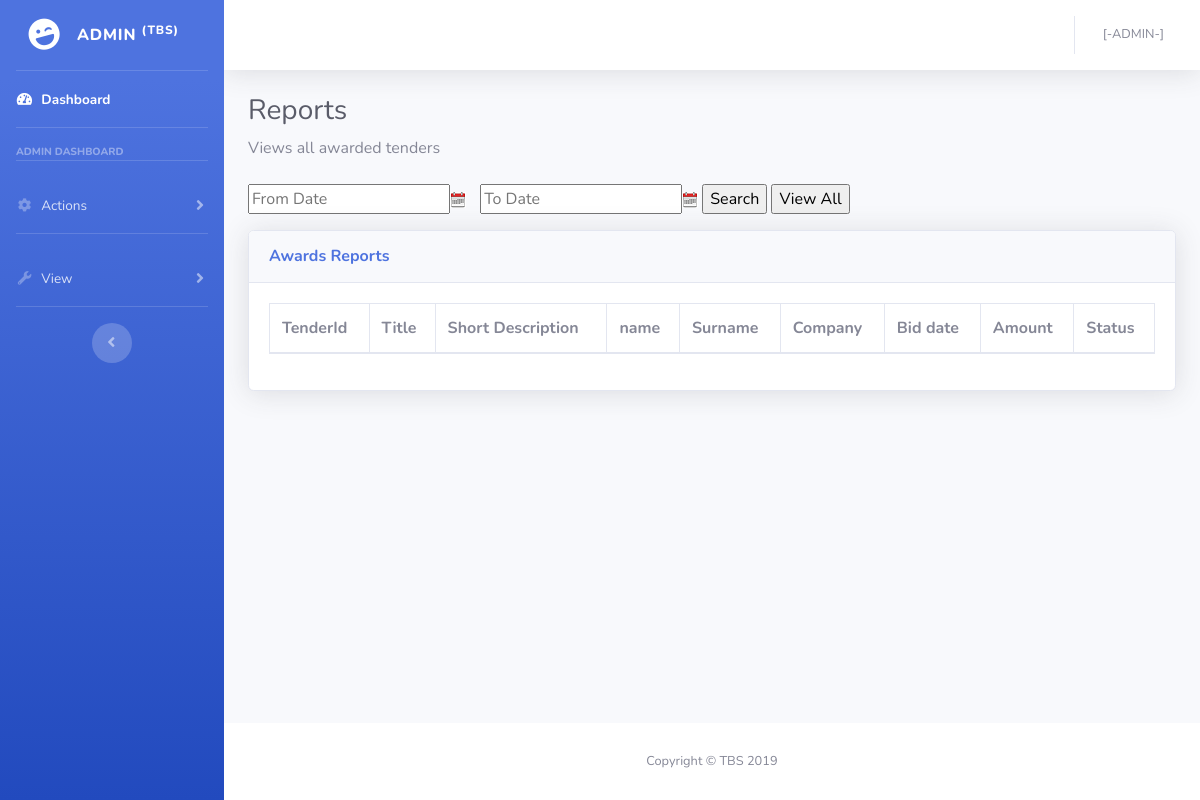
/stats.php, run on an earlier commit of the app's database.
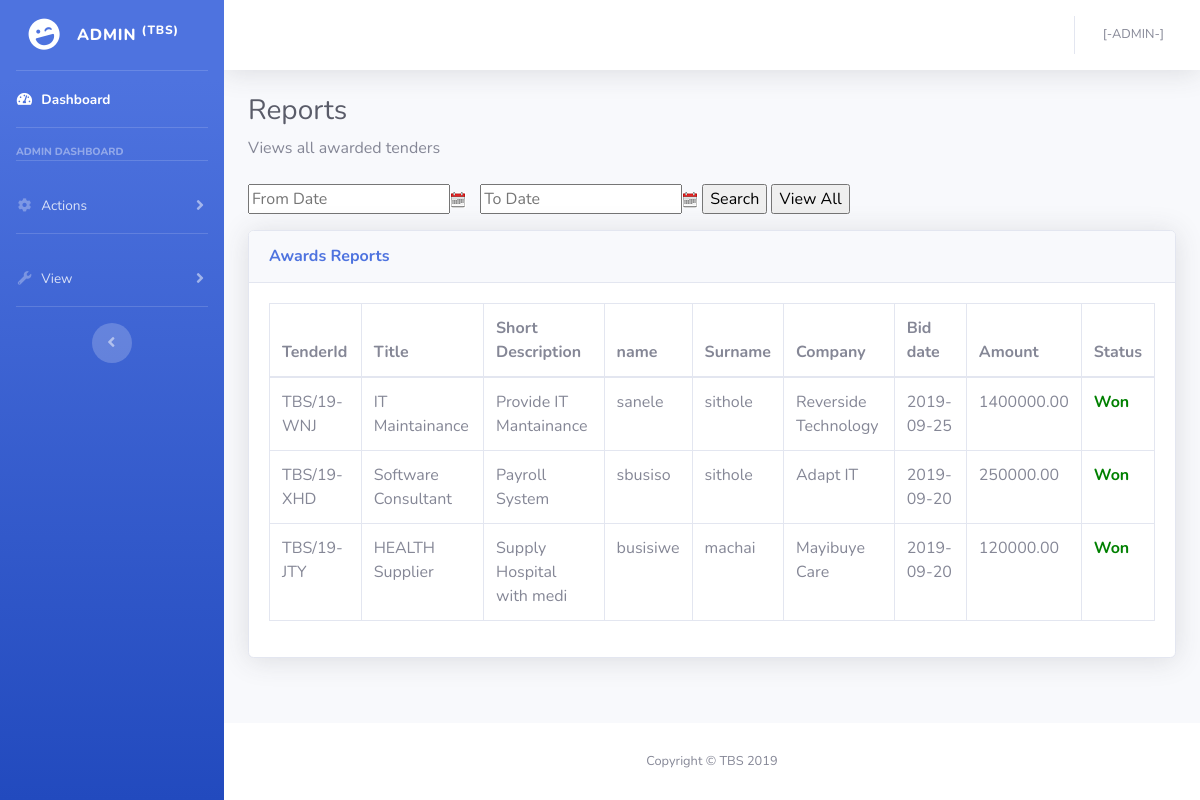
And on a later commit of the database.
### tables this page shows
CREATE TABLE `bid` (
  `bid_no` int(10) NOT NULL,
  `bid_date` varchar(10) NOT NULL,
  `amount` double(10,2) NOT NULL,
  `status` varchar(10) NOT NULL,
  `bidder_id` int(10) NOT NULL,
  `tender_no` varchar(15) NOT NULL
);

CREATE TABLE `tender` (
  `tenderId` varchar(15) NOT NULL,
  `tender_title` varchar(20) NOT NULL,
  `short_description` varchar(50) NOT NULL,
  `full_description` varchar(300) NOT NULL,
  `category` varchar(50) NOT NULL,
  `due_date` varchar(10) NOT NULL,
  `min_budget` double(10,2) NOT NULL,
  `max_budget` double(10,2) NOT NULL,
  `admin_id` int(10) NOT NULL
);

CREATE TABLE `bidder` (
  `id` int(10) NOT NULL,
  `name` varchar(20) NOT NULL,
  `surname` varchar(20) NOT NULL,
  `id_num` bigint(13) NOT NULL,
  `gender` varchar(6) NOT NULL,
  `company` varchar(25) NOT NULL,
  `industry` varchar(30) NOT NULL,
  `email` varchar(30) NOT NULL,
  `contact_no` bigint(10) NOT NULL,
  `user_id` int(10) NOT NULL
);

### stats.php (the view, shortened to what this page needs)
<?php
include("connection.php");
$username = $_SESSION['username'];
?>
<?php
  $post_at = "";
	$post_at_to_date = "";
	$queryCondition = "";
	$sql = "SELECT u.name,u.surname,u.company,b.bid_date,b.amount,b.status,t.tenderId,t.tender_title,t.short_description from bidder u,bid b,tender t WHERE u.id = b.bidder_id AND t.tenderId = b.tender_no AND b.status = 'Won' " . $queryCondition . " ORDER BY b.bid_date desc";
	$result = mysqli_query($con,$sql);
?>
<!DOCTYPE html>
<html lang="en">
<head>
  <link href="vendor/fontawesome-free/css/all.min.css" rel="stylesheet" type="text/css">
  <link href="css/sb-admin-2.min.css" rel="stylesheet">
	<link rel="stylesheet" href="http://code.jquery.com/ui/1.11.4/themes/smoothness/jquery-ui.css">
</head>
<body id="page-top">
  <div id="wrapper">
    <ul class="navbar-nav bg-gradient-primary sidebar sidebar-dark accordion" id="accordionSidebar">
      <a class="sidebar-brand d-flex align-items-center justify-content-center" href="adminReports.php">
        <div class="sidebar-brand-icon rotate-n-15">
          <i class="fas fa-laugh-wink"></i>
        </div>
        <div class="sidebar-brand-text mx-3">ADMIN <sup>(TBS)</sup></div>
      </a>
      <hr class="sidebar-divider my-0">
      <li class="nav-item active">
        <a class="nav-link" href="adminReports.php">
          <i class="fas fa-fw fa-tachometer-alt"></i>
          <span>Dashboard</span></a>
      </li>
      <hr class="sidebar-divider">
      <div class="sidebar-heading">
       Admin Dashboard
      </div>
      <hr class="sidebar-divider">
      <li class="nav-item">
        <a class="nav-link collapsed" href="#" data-toggle="collapse" data-target="#collapseTwo" aria-expanded="true" aria-controls="collapseTwo">
          <i class="fas fa-fw fa-cog"></i>
          <span>Actions</span>
        </a>
      </li>
  <hr class="sidebar-divider">
      <li class="nav-item">
        <a class="nav-link collapsed" href="#" data-toggle="collapse" data-target="#collapseUtilities" aria-expanded="true" aria-controls="collapseUtilities">
          <i class="fas fa-fw fa-wrench"></i>
          <span>View</span>
        </a>
      </li>
      <hr class="sidebar-divider d-none d-md-block">
      <div class="text-center d-none d-md-inline">
        <button class="rounded-circle border-0" id="sidebarToggle"></button>
      </div>
    </ul>
    <div id="content-wrapper" class="d-flex flex-column">
      <div id="content">
        <nav class="navbar navbar-expand navbar-light bg-white topbar mb-4 static-top shadow">
          <ul class="navbar-nav ml-auto">
            <li class="nav-item dropdown no-arrow">
              <a class="nav-link dropdown-toggle" href="#" id="userDropdown" role="button" data-toggle="dropdown" aria-haspopup="true" aria-expanded="false">
                <span class="mr-2 d-none d-lg-inline text-gray-600 small"><?php echo $username."[-ADMIN-]" ?></span>
              </a>
            </li>
          </ul>
        </nav>
             <div class="container-fluid">
<h1 class="h3 mb-2 text-gray-800">Reports</h1>
<p class="mb-4">Views all awarded tenders</p>
<form name="frmSearch" method="post" action="">
	 <p class="search_input">
		<input type="text" placeholder="From Date" id="post_at" name="search[post_at]"  value="<?php echo $post_at; ?>" class="input-control" />
	    <input type="text" placeholder="To Date" id="post_at_to_date" name="search[post_at_to_date]" style="margin-left:10px"  value="<?php echo $post_at_to_date; ?>" class="input-control"  />
		<input type="submit" name="go" value="Search" >
    <input type="button" onclick="window.location='stats.php?id=<?php echo $username; ?>'" value="View All" >
	</p>
<div class="card shadow mb-4">
  <div class="card-header py-3">
    <h6 class="m-0 font-weight-bold text-primary">Awards Reports</h6>
  </div>
  <div class="card-body">
    <div class="table-responsive">
    <table class="table table-bordered" id="dataTable" width="100%" cellspacing="0">
        <thead>
          <tr>
            <th>TenderId</th>
            <th>Title</th>
            <th>Short Description</th>
            <th>name</th>
            <th>Surname</th>
            <th>Company</th>
            <th>Bid date</th>
            <th>Amount</th>
            <th>Status</th>
          </tr>
        </thead>
        <tbody>
        <?php
          if(!empty($result))	 {
	        	while($row = mysqli_fetch_array($result)) {
	      ?>
          <tr>
            <td><?php echo $row['tenderId']; ?></td>
            <td><?php echo $row['tender_title']; ?></td>
            <td><?php echo $row['short_description']; ?></td>
            <td><?php echo $row['name']; ?></td>
            <td><?php echo $row['surname']; ?></td>
            <td><?php echo $row['company']; ?></td>
            <td><?php echo $row['bid_date']; ?></td>
            <td><?php echo $row['amount']; ?></td>
            <td style="color:green;font-weight:bold;"><?php echo $row['status']; ?></td>
           <?php
              }
            }else{
           ?>
           <td>no records</td>
           </tr>
           <?php } ?>
        </tbody>
      </table>
      </form>
    </div>
  </div>
</div>
</div>
      <footer class="sticky-footer bg-white">
        <div class="container my-auto">
          <div class="copyright text-center my-auto">
            <span>Copyright &copy; TBS 2019</span>
          </div>
        </div>
      </footer>
</body>
</html>

What changed in the data, as far as the page shows it:
added bid: tender_no.tenderId "TBS/19-WNJ", tender_no.tender_title "IT Maintainance", tender_no.short_description "Provide IT Mantainance", bidder.name "sanele", bidder.surname "sithole", bidder.company "Reverside Technology", bid_date "2019-09-25", amount "1400000.00", status "Won"
added bid: tender_no.tenderId "TBS/19-XHD", tender_no.tender_title "Software Consultant", tender_no.short_description "Payroll System", bidder.name "sbusiso", bidder.surname "sithole", bidder.company "Adapt IT", bid_date "2019-09-20", amount "250000.00", status "Won"
added bid: tender_no.tenderId "TBS/19-JTY", tender_no.tender_title "HEALTH Supplier", tender_no.short_description "Supply Hospital with medi", bidder.name "busisiwe", bidder.surname "machai", bidder.company "Mayibuye Care", bid_date "2019-09-20", amount "120000.00", status "Won"
